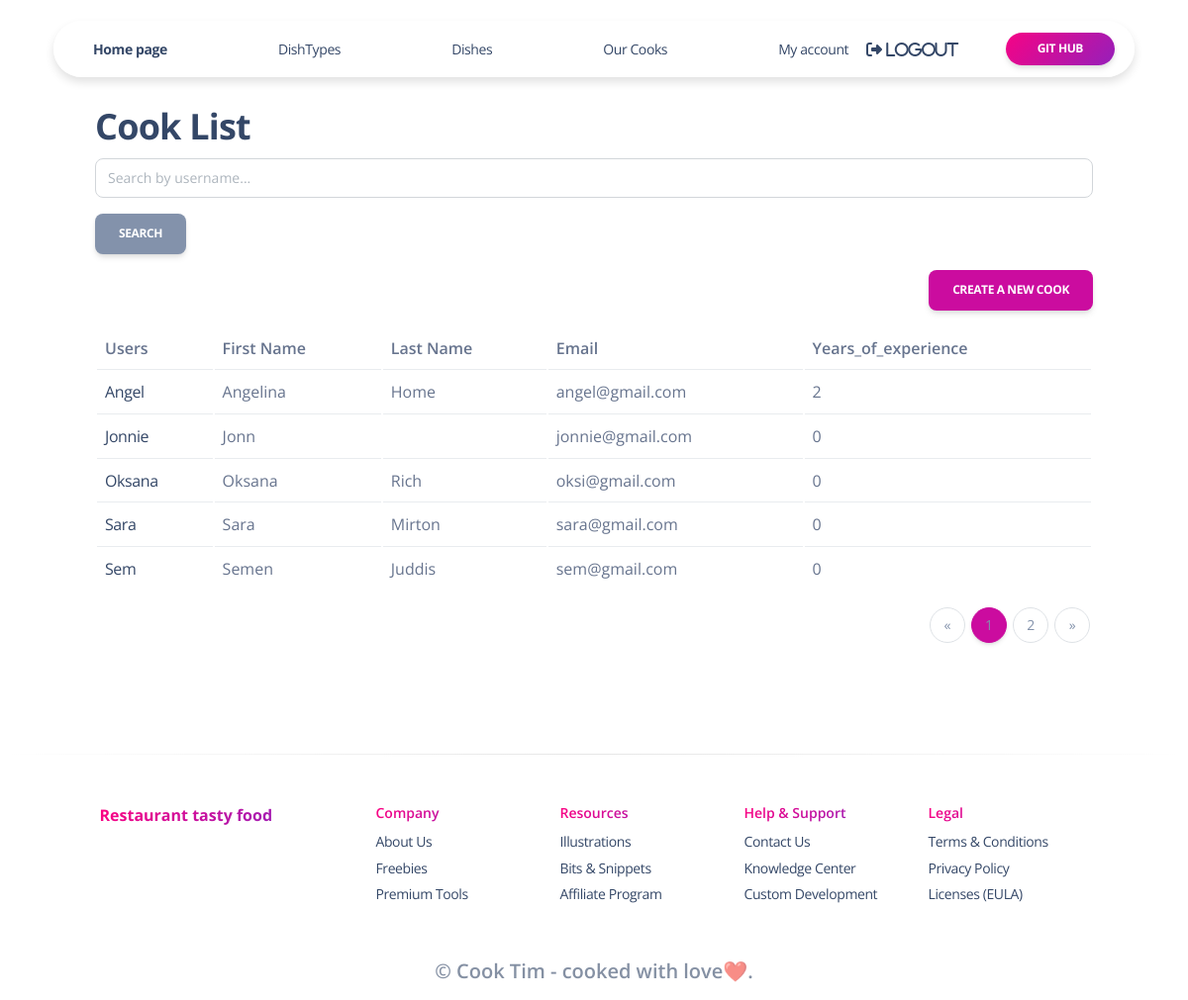
Screenshot of /cooks/ (signed in) with the database file from the repository.
### kitchen/models.py (models this page shows, shortened)
class Cook(AbstractUser):
    years_of_experience = models.PositiveIntegerField(default=0)
    class Meta:
        verbose_name = "cook"
        verbose_name_plural = "cooks"
        ordering = ["username"]

### kitchen/views.py (the view)
# urls.py: path("cooks/", CookListView.as_view(), name="cook-list"),
class CookListView(LoginRequiredMixin, generic.ListView):
    model = Cook
    paginate_by = 5
    def get_context_data(self, *, object_list=None, **kwargs):
        context = super(CookListView, self).get_context_data(**kwargs)
        username = self.request.GET.get("username", "")
        context["search_form"] = CookSearchForm(initial={
            "username": username
        })
        return context
    def get_queryset(self):
        queryset = Cook.objects.all()
        form = CookSearchForm(self.request.GET)
        if form.is_valid():
            return queryset.filter(
                username__icontains=form.cleaned_data["username"]
            )
        return queryset

### kitchen/forms.py
class CookSearchForm(forms.Form):
    username = forms.CharField(
        max_length=255,
        required=False,
        label="",
        widget=forms.TextInput(attrs={"placeholder": "Search by username..."})
    )

### kitchen/templatetags/query_transform.py (called while the page is built)
@register.simple_tag
def query_transform(request, **kwargs):
    updated = request.GET.copy()
    for key, value in kwargs.items():
        if value is not None:
            updated[key] = value
        else:
            updated.pop(key, 0)
    return updated.urlencode()

### templates/kitchen/cook_list.html
{% extends "base.html" %}
{% load crispy_forms_filters %}
{% block content %}
  <h2>Cook List</h2>
  <form action="" method="get" class="form-inline">
    {{ search_form|crispy }}
      <input class="btn btn-secondary" type="submit" value="Search">
  </form>
  {% if cook_list %}
    <table class="table">
      <tr>
        <th>Users </th>
        <th>First Name</th>
        <th>Last Name</th>
        <th>Email</th>
        <th>Years_of_experience</th>
      </tr>
      {% for cook in cook_list %}
        <tr>
          <td><a href={% url 'kitchen:cook-detail' pk=cook.id %}>{{ cook.username }}</a></td>
          <td>{{ cook.first_name }}</td>
          <td>{{ cook.last_name }}</td>
          <td>{{ cook.email }}</td>
          <td>{{ cook.years_of_experience }}</td>
        </tr>
      {% endfor %}
    <a style="float: right"
       href="{% url 'kitchen:cook-create' %}"
       class="btn btn-primary">
      Create a new cook
    </a>
    </table>
  {% else %}
    <p>There are no cooks in restaurant</p>
  {% endif %}
{% endblock %}

### templates/base.html (style rules this page uses)
body { padding-top:5px; }

### rows the page displays
Cook: username "Angel", first_name "Angelina", last_name "Home", email "angel@gmail.com", years_of_experience "2"
Cook: username "Jonnie", first_name "Jonn", email "jonnie@gmail.com", years_of_experience "0"
Cook: username "Oksana", first_name "Oksana", last_name "Rich", email "oksi@gmail.com", years_of_experience "0"
Cook: username "Sara", first_name "Sara", last_name "Mirton", email "sara@gmail.com", years_of_experience "0"
Cook: username "Sem", first_name "Semen", last_name "Juddis", email "sem@gmail.com", years_of_experience "0"

### other values shown
{{ page }} "1"
{{ page }} "2"
